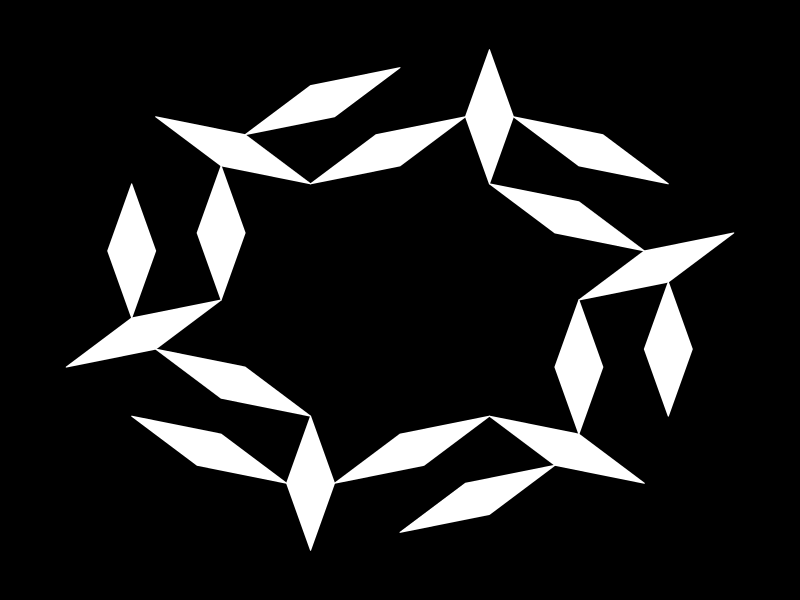

This chart was generated by the following R code:
o = pi / 12        # Rhombus opening angle
a = 2 * o          # Rhombus acute angle
s = 2              # Rhombus side
d = 2 * cos(o) * s # Rhombus diagonal that bisects a
l = 4 * s          # Coordinate limit

rhombus = function(x, y, direction) {
  vertex2x = x + cos(direction + o) * s
  vertex2y = y + sin(direction + o) * s

  vertex4x = x + cos(direction - o) * s
  vertex4y = y + sin(direction - o) * s

  vertex3x = x + cos(direction) * d
  vertex3y = y + sin(direction) * d

  xs = c(x, vertex2x, vertex3x, vertex4x)
  ys = c(y, vertex2y, vertex3y, vertex4y)

  polygon(xs, ys, border="white", col="white")
  return(c(vertex2x, vertex2y, vertex4x, vertex4y))
}

par(bg="black", mar=rep(0, 4))
plot(0, 0, ann=F, axes=F, type="n", xlim=c(-l, l), ylim=c(-l, l))

direction = a

for (bird in 1:6) {
  shoulders = rhombus(cos(direction - a) * d, sin(direction - a) * d, direction)
  rhombus(shoulders[1], shoulders[2], direction + 2 * pi / 3)
  rhombus(shoulders[3], shoulders[4], direction - 2 * pi / 3)

  direction = direction + pi / 3
}
